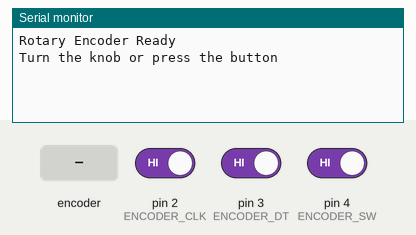
Recording of a sketch running on a simulated Arduino Uno, built with avr-gcc and run on an emulated ATmega328P. Shown: the last lines printed to the serial monitor. Inputs (shaded band) come from the test bench; at power-on: pin 4 (ENCODER_SW) HIGH, pin 2 (ENCODER_CLK) HIGH, pin 3 (ENCODER_DT) HIGH.

Above: at 1.2 s.
1.3 s: rotary encoder on pin 2 (ENCODER_CLK) / pin 3 (ENCODER_DT) turned 1 step (first pin leading)
At 2.3 s:
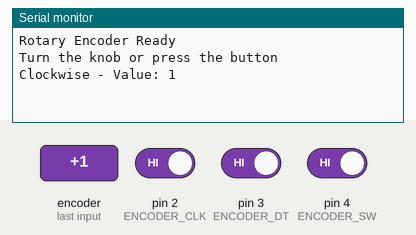
3.0 s: pin 4 (ENCODER_SW) driven LOW
At 3.16 s:
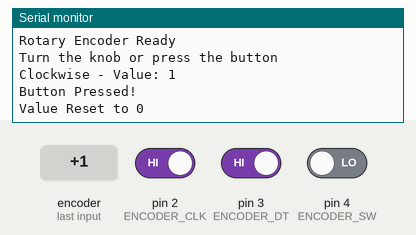

The sketch:

Day13_RotaryEncoder.ino
```cpp
/* ###########################################################
   ###   30 DAYS LOST IN SPACE - INVENTR.IO                 ###
   ###   DAY 13: ROTARY ENCODER - Dial input control        ###
   ###   Learn encoder reading and rotation detection       ###
   ###   Last Updated: 30-12-2024                           ###
   ########################################################### */

/* ###########################################################
   ###   1. Pin Definitions                                 ###
   ########################################################### */

const int ENCODER_CLK = 2;
const int ENCODER_DT = 3;
const int ENCODER_SW = 4;

/* ###########################################################
   ###   2. Global Variables                                ###
   ########################################################### */

volatile int encoderValue = 0;
int lastCLKState;

/* ###########################################################
   ###   3. Setup Function                                  ###
   ########################################################### */

void setup() {
  Serial.begin(9600);

  pinMode(ENCODER_CLK, INPUT);
  pinMode(ENCODER_DT, INPUT);
  pinMode(ENCODER_SW, INPUT_PULLUP);

  lastCLKState = digitalRead(ENCODER_CLK);

  Serial.println("Rotary Encoder Ready");
  Serial.println("Turn the knob or press the button");
}

/* ###########################################################
   ###   4. Main Loop                                       ###
   ########################################################### */

void loop() {
  // Read current CLK state
  int currentCLKState = digitalRead(ENCODER_CLK);

  // Detect rotation
  if (currentCLKState != lastCLKState && currentCLKState == HIGH) {
    if (digitalRead(ENCODER_DT) != currentCLKState) {
      encoderValue++;
      Serial.print("Clockwise - Value: ");
    } else {
      encoderValue--;
      Serial.print("Counter-clockwise - Value: ");
    }
    Serial.println(encoderValue);
  }

  lastCLKState = currentCLKState;

  // Check button press
  if (digitalRead(ENCODER_SW) == LOW) {
    Serial.println("Button Pressed!");
    encoderValue = 0;
    Serial.println("Value Reset to 0");
    delay(200);  // Debounce
  }
}

/* ###########################################################
   ###           END OF DAY 13 - ROTARY ENCODER             ###
   ########################################################### */
```

Measured:
- after the input at 1.3 s, the serial monitor: prints a new line after 0.05 s (image 1)
- after the input at 3.0 s, the serial monitor: prints a new line at once (image 2)
